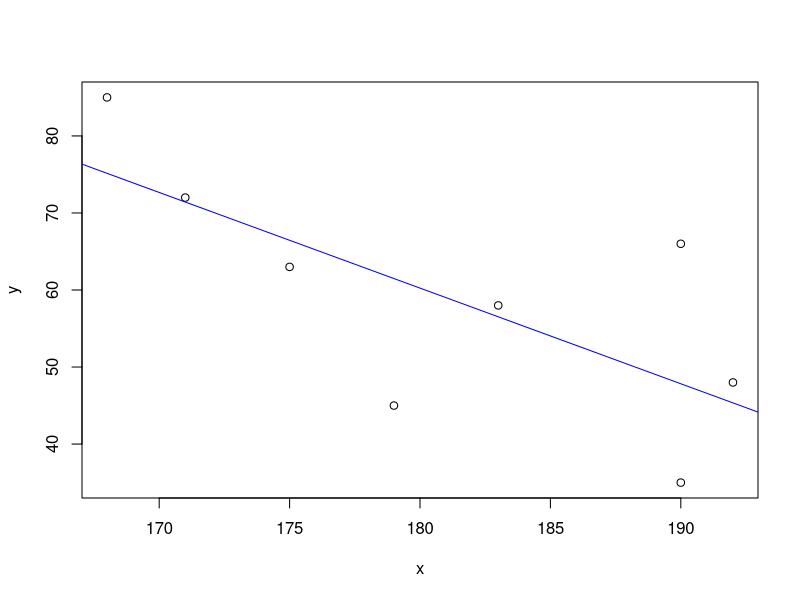
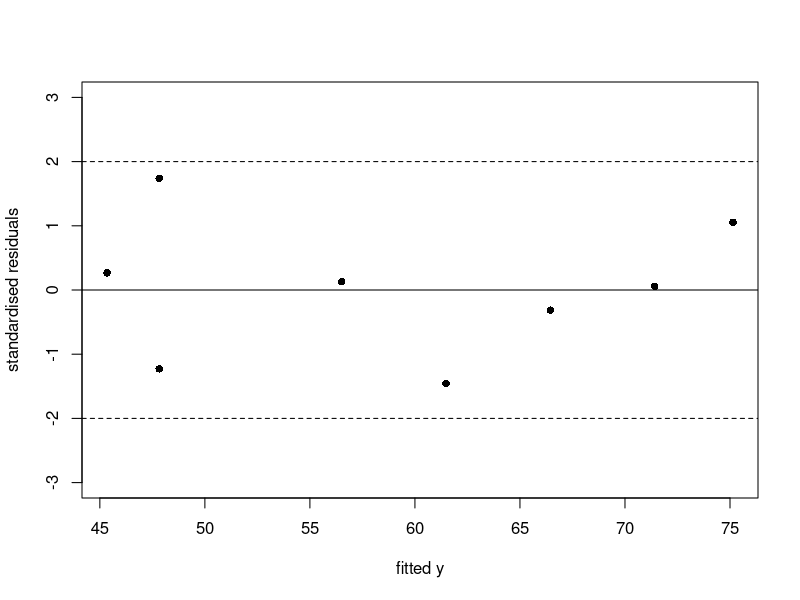

Write the R code that produced these figures, in order.
x <- c(183,171,190,192,179,168,175,190)
y <- c(58,72,66,48,45,85,63,35)
y_bar <- mean(y)
x_bar <- mean(x)
n <- length(x)
s.xx <- (sum(x**2) - n * (mean(x))**2)
s.xx
s.xy <- (sum(x*y) - n * (mean(x) * mean(y)))
s.xy
b <- s.xy / s.xx                                                                 # b = Beta 
a <- mean(y) - b * mean(x)                                                       # a = Alpha 
lmodel1 <- lm(y ~ x)
relation <- lm(y~x)
print(summary(relation))
plot(x,y)
abline(lm(y ~ x), col = "blue")
y_hat <- a+(b*x)
SSr <- sum((y-y_hat)**2)
std_res_r = SSr/6
k <- 1 
sigma_sqr_hat <- SSr/(n-k-1)
sxxx <- sum((x-x_bar)**2)

ressid <- relation$residuals
ressid_sqrd <- ressid**2.
SSR_ressid <- sum(ressid_sqrd)
sigma <- SSR_ressid/6
ressid_stand <- rstandard(relation)
ressid_stand
## Intercept of multivariate model1

?rstandard
B0 <- lmodel1$coefficients[1]
B0

## B1 of model1
B1 <- lmodel1$coefficients[2]
B1

B2 <- lmodel1$coefficients[3]
B2

## Find the fitted values of out Y variable 
model1_fitted_y <- lmodel1$fitted.values
model1_fitted_y

## Find the residuals of out model, that being the distances between the predicted y and observed y;
model1_residuals <-lmodel1$residuals
model1_residuals

model1_residuals_sqrd <- model1_residuals**2
model1_residuals_sqrd

model1_SSR <- sum(model1_residuals_sqrd)
model1_SSR

std_res_model1 <- rstandard(lmodel1)
std_res_model1

plot(model1_fitted_y, std_res_model1, pch=16, ylim=c(-3,3),xlab="fitted y", ylab="standardised residuals")
abline(h=0)
abline(h=-2, lty=2)
abline(h=2, lty=2)